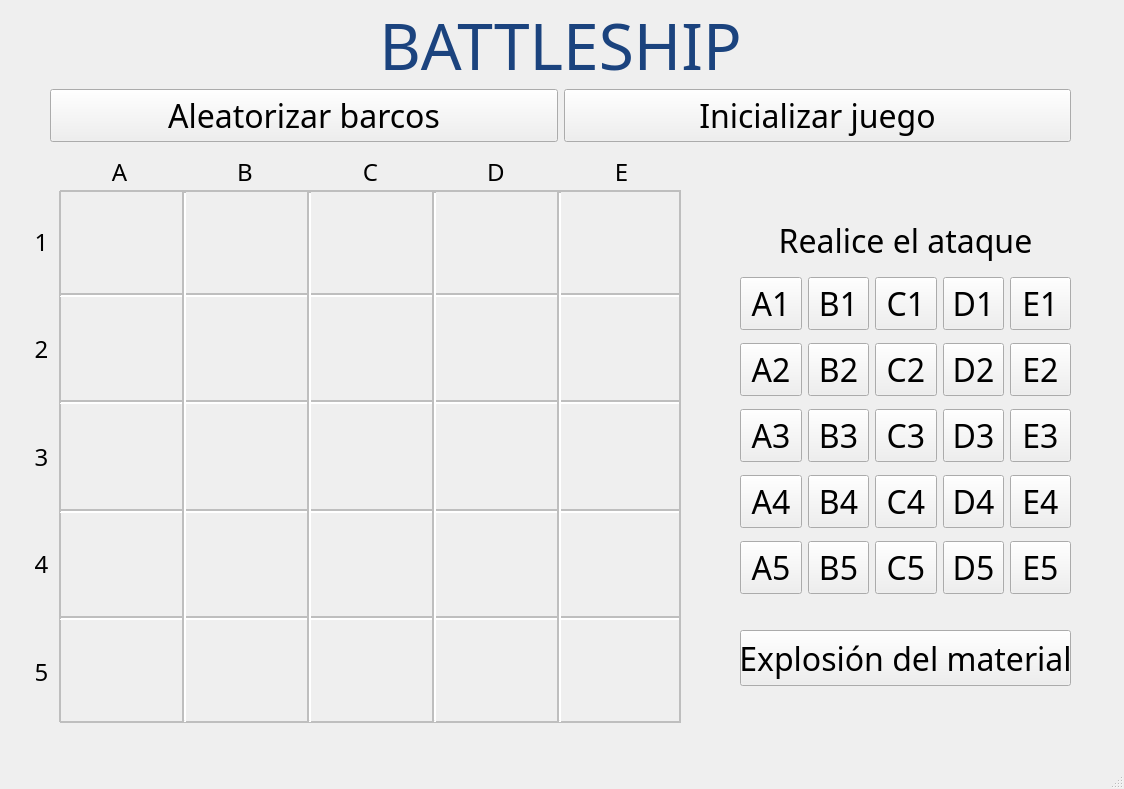
<?xml version="1.0" encoding="UTF-8"?>
<ui version="4.0">
 <class>battleship</class>
 <widget class="QMainWindow" name="battleship">
  <property name="geometry">
   <rect>
    <x>0</x>
    <y>0</y>
    <width>1124</width>
    <height>789</height>
   </rect>
  </property>
  <property name="windowTitle">
   <string>MainWindow</string>
  </property>
  <widget class="QWidget" name="centralwidget">
   <widget class="QWidget" name="gridLayoutWidget_3">
    <property name="geometry">
     <rect>
      <x>60</x>
      <y>151</y>
      <width>621</width>
      <height>41</height>
     </rect>
    </property>
    <layout class="QGridLayout" name="tabla_h">
     <item row="0" column="1">
      <widget class="QLabel" name="label_27">
       <property name="enabled">
        <bool>true</bool>
       </property>
       <property name="font">
        <font>
         <family>Gloucester MT Extra Condensed</family>
         <pointsize>18</pointsize>
         <weight>50</weight>
         <bold>false</bold>
        </font>
       </property>
       <property name="autoFillBackground">
        <bool>true</bool>
       </property>
       <property name="text">
        <string>B</string>
       </property>
       <property name="scaledContents">
        <bool>true</bool>
       </property>
       <property name="alignment">
        <set>Qt::AlignCenter</set>
       </property>
      </widget>
     </item>
     <item row="0" column="2">
      <widget class="QLabel" name="label_28">
       <property name="font">
        <font>
         <family>Gloucester MT Extra Condensed</family>
         <pointsize>18</pointsize>
        </font>
       </property>
       <property name="autoFillBackground">
        <bool>true</bool>
       </property>
       <property name="text">
        <string>C</string>
       </property>
       <property name="scaledContents">
        <bool>true</bool>
       </property>
       <property name="alignment">
        <set>Qt::AlignCenter</set>
       </property>
      </widget>
     </item>
     <item row="0" column="3">
      <widget class="QLabel" name="label_29">
       <property name="font">
        <font>
         <family>Gloucester MT Extra Condensed</family>
         <pointsize>18</pointsize>
        </font>
       </property>
       <property name="autoFillBackground">
        <bool>true</bool>
       </property>
       <property name="text">
        <string>D</string>
       </property>
       <property name="alignment">
        <set>Qt::AlignCenter</set>
       </property>
      </widget>
     </item>
     <item row="0" column="4">
      <widget class="QLabel" name="label_30">
       <property name="font">
        <font>
         <family>Gloucester MT Extra Condensed</family>
         <pointsize>18</pointsize>
        </font>
       </property>
       <property name="autoFillBackground">
        <bool>true</bool>
       </property>
       <property name="text">
        <string>E</string>
       </property>
       <property name="alignment">
        <set>Qt::AlignCenter</set>
       </property>
      </widget>
     </item>
     <item row="0" column="0">
      <widget class="QLabel" name="label_5">
       <property name="font">
        <font>
         <family>Gloucester MT Extra Condensed</family>
         <pointsize>18</pointsize>
        </font>
       </property>
       <property name="autoFillBackground">
        <bool>true</bool>
       </property>
       <property name="text">
        <string>A</string>
       </property>
       <property name="scaledContents">
        <bool>true</bool>
       </property>
       <property name="alignment">
        <set>Qt::AlignCenter</set>
       </property>
      </widget>
     </item>
    </layout>
   </widget>
   <widget class="QWidget" name="gridLayoutWidget_4">
    <property name="geometry">
     <rect>
      <x>26</x>
      <y>191</y>
      <width>31</width>
      <height>531</height>
     </rect>
    </property>
    <layout class="QGridLayout" name="tabla_v">
     <item row="4" column="0">
      <widget class="QLabel" name="label_35">
       <property name="font">
        <font>
         <family>Gloucester MT Extra Condensed</family>
         <pointsize>18</pointsize>
        </font>
       </property>
       <property name="autoFillBackground">
        <bool>true</bool>
       </property>
       <property name="text">
        <string>5</string>
       </property>
       <property name="alignment">
        <set>Qt::AlignCenter</set>
       </property>
      </widget>
     </item>
     <item row="3" column="0">
      <widget class="QLabel" name="label_34">
       <property name="font">
        <font>
         <family>Gloucester MT Extra Condensed</family>
         <pointsize>18</pointsize>
        </font>
       </property>
       <property name="autoFillBackground">
        <bool>true</bool>
       </property>
       <property name="text">
        <string>4</string>
       </property>
       <property name="alignment">
        <set>Qt::AlignCenter</set>
       </property>
      </widget>
     </item>
     <item row="0" column="0">
      <widget class="QLabel" name="label_33">
       <property name="font">
        <font>
         <family>Gloucester MT Extra Condensed</family>
         <pointsize>18</pointsize>
        </font>
       </property>
       <property name="autoFillBackground">
        <bool>true</bool>
       </property>
       <property name="text">
        <string>1</string>
       </property>
       <property name="alignment">
        <set>Qt::AlignCenter</set>
       </property>
      </widget>
     </item>
     <item row="2" column="0">
      <widget class="QLabel" name="label_32">
       <property name="font">
        <font>
         <family>Gloucester MT Extra Condensed</family>
         <pointsize>18</pointsize>
        </font>
       </property>
       <property name="autoFillBackground">
        <bool>true</bool>
       </property>
       <property name="text">
        <string>3</string>
       </property>
       <property name="alignment">
        <set>Qt::AlignCenter</set>
       </property>
      </widget>
     </item>
     <item row="1" column="0">
      <widget class="QLabel" name="label_31">
       <property name="font">
        <font>
         <family>Gloucester MT Extra Condensed</family>
         <pointsize>18</pointsize>
        </font>
       </property>
       <property name="autoFillBackground">
        <bool>true</bool>
       </property>
       <property name="text">
        <string>2</string>
       </property>
       <property name="alignment">
        <set>Qt::AlignCenter</set>
       </property>
      </widget>
     </item>
    </layout>
   </widget>
   <widget class="QLabel" name="titulo">
    <property name="geometry">
     <rect>
      <x>0</x>
      <y>-20</y>
      <width>1121</width>
      <height>131</height>
     </rect>
    </property>
    <property name="font">
     <font>
      <family>Impact</family>
      <pointsize>48</pointsize>
     </font>
    </property>
    <property name="contextMenuPolicy">
     <enum>Qt::DefaultContextMenu</enum>
    </property>
    <property name="autoFillBackground">
     <bool>false</bool>
    </property>
    <property name="styleSheet">
     <string notr="true"/>
    </property>
    <property name="text">
     <string>&lt;html&gt;&lt;head/&gt;&lt;body&gt;&lt;p&gt;&lt;span style=&quot; color:#1b437e;&quot;&gt;BATTLESHIP&lt;/span&gt;&lt;/p&gt;&lt;/body&gt;&lt;/html&gt;</string>
    </property>
    <property name="textFormat">
     <enum>Qt::RichText</enum>
    </property>
    <property name="alignment">
     <set>Qt::AlignCenter</set>
    </property>
    <property name="openExternalLinks">
     <bool>false</bool>
    </property>
    <property name="textInteractionFlags">
     <set>Qt::NoTextInteraction</set>
    </property>
   </widget>
   <widget class="QWidget" name="gridLayoutWidget_5">
    <property name="geometry">
     <rect>
      <x>50</x>
      <y>70</y>
      <width>1021</width>
      <height>91</height>
     </rect>
    </property>
    <layout class="QGridLayout" name="control">
     <item row="0" column="0">
      <widget class="QPushButton" name="aleatorizar_barcos">
       <property name="enabled">
        <bool>true</bool>
       </property>
       <property name="font">
        <font>
         <family>Gloucester MT Extra Condensed</family>
         <pointsize>24</pointsize>
        </font>
       </property>
       <property name="autoFillBackground">
        <bool>true</bool>
       </property>
       <property name="text">
        <string>Aleatorizar barcos</string>
       </property>
       <property name="checkable">
        <bool>false</bool>
       </property>
       <property name="autoRepeat">
        <bool>false</bool>
       </property>
       <property name="default">
        <bool>false</bool>
       </property>
       <property name="flat">
        <bool>false</bool>
       </property>
      </widget>
     </item>
     <item row="0" column="2">
      <widget class="QPushButton" name="inicial_juego">
       <property name="font">
        <font>
         <family>Gloucester MT Extra Condensed</family>
         <pointsize>24</pointsize>
        </font>
       </property>
       <property name="autoFillBackground">
        <bool>true</bool>
       </property>
       <property name="text">
        <string>Inicializar juego</string>
       </property>
       <property name="autoDefault">
        <bool>false</bool>
       </property>
       <property name="default">
        <bool>false</bool>
       </property>
       <property name="flat">
        <bool>false</bool>
       </property>
      </widget>
     </item>
    </layout>
   </widget>
   <widget class="QLabel" name="titulo_2">
    <property name="geometry">
     <rect>
      <x>730</x>
      <y>220</y>
      <width>351</width>
      <height>41</height>
     </rect>
    </property>
    <property name="font">
     <font>
      <family>Gloucester MT Extra Condensed</family>
      <pointsize>24</pointsize>
      <weight>50</weight>
      <bold>false</bold>
     </font>
    </property>
    <property name="text">
     <string>Realice el ataque</string>
    </property>
    <property name="alignment">
     <set>Qt::AlignCenter</set>
    </property>
   </widget>
   <widget class="Line" name="line">
    <property name="enabled">
     <bool>false</bool>
    </property>
    <property name="geometry">
     <rect>
      <x>60</x>
      <y>181</y>
      <width>621</width>
      <height>20</height>
     </rect>
    </property>
    <property name="font">
     <font>
      <pointsize>10</pointsize>
      <weight>50</weight>
      <bold>false</bold>
     </font>
    </property>
    <property name="frameShadow">
     <enum>QFrame::Plain</enum>
    </property>
    <property name="lineWidth">
     <number>2</number>
    </property>
    <property name="orientation">
     <enum>Qt::Horizontal</enum>
    </property>
   </widget>
   <widget class="Line" name="line_2">
    <property name="enabled">
     <bool>false</bool>
    </property>
    <property name="geometry">
     <rect>
      <x>50</x>
      <y>191</y>
      <width>20</width>
      <height>531</height>
     </rect>
    </property>
    <property name="frameShadow">
     <enum>QFrame::Plain</enum>
    </property>
    <property name="lineWidth">
     <number>2</number>
    </property>
    <property name="orientation">
     <enum>Qt::Vertical</enum>
    </property>
   </widget>
   <widget class="Line" name="line_3">
    <property name="enabled">
     <bool>false</bool>
    </property>
    <property name="geometry">
     <rect>
      <x>60</x>
      <y>280</y>
      <width>621</width>
      <height>31</height>
     </rect>
    </property>
    <property name="font">
     <font>
      <pointsize>10</pointsize>
      <weight>50</weight>
      <bold>false</bold>
     </font>
    </property>
    <property name="lineWidth">
     <number>2</number>
    </property>
    <property name="orientation">
     <enum>Qt::Horizontal</enum>
    </property>
   </widget>
   <widget class="Line" name="line_4">
    <property name="enabled">
     <bool>false</bool>
    </property>
    <property name="geometry">
     <rect>
      <x>60</x>
      <y>392</y>
      <width>621</width>
      <height>20</height>
     </rect>
    </property>
    <property name="lineWidth">
     <number>2</number>
    </property>
    <property name="orientation">
     <enum>Qt::Horizontal</enum>
    </property>
   </widget>
   <widget class="Line" name="line_5">
    <property name="enabled">
     <bool>false</bool>
    </property>
    <property name="geometry">
     <rect>
      <x>60</x>
      <y>501</y>
      <width>621</width>
      <height>20</height>
     </rect>
    </property>
    <property name="lineWidth">
     <number>2</number>
    </property>
    <property name="orientation">
     <enum>Qt::Horizontal</enum>
    </property>
   </widget>
   <widget class="Line" name="line_6">
    <property name="enabled">
     <bool>false</bool>
    </property>
    <property name="geometry">
     <rect>
      <x>60</x>
      <y>610</y>
      <width>621</width>
      <height>16</height>
     </rect>
    </property>
    <property name="lineWidth">
     <number>2</number>
    </property>
    <property name="orientation">
     <enum>Qt::Horizontal</enum>
    </property>
   </widget>
   <widget class="Line" name="line_7">
    <property name="enabled">
     <bool>false</bool>
    </property>
    <property name="geometry">
     <rect>
      <x>60</x>
      <y>712</y>
      <width>621</width>
      <height>20</height>
     </rect>
    </property>
    <property name="frameShadow">
     <enum>QFrame::Plain</enum>
    </property>
    <property name="lineWidth">
     <number>2</number>
    </property>
    <property name="orientation">
     <enum>Qt::Horizontal</enum>
    </property>
   </widget>
   <widget class="Line" name="line_8">
    <property name="enabled">
     <bool>false</bool>
    </property>
    <property name="geometry">
     <rect>
      <x>665</x>
      <y>191</y>
      <width>31</width>
      <height>531</height>
     </rect>
    </property>
    <property name="frameShadow">
     <enum>QFrame::Plain</enum>
    </property>
    <property name="lineWidth">
     <number>2</number>
    </property>
    <property name="orientation">
     <enum>Qt::Vertical</enum>
    </property>
   </widget>
   <widget class="Line" name="line_9">
    <property name="enabled">
     <bool>false</bool>
    </property>
    <property name="geometry">
     <rect>
      <x>539</x>
      <y>191</y>
      <width>41</width>
      <height>531</height>
     </rect>
    </property>
    <property name="lineWidth">
     <number>2</number>
    </property>
    <property name="orientation">
     <enum>Qt::Vertical</enum>
    </property>
   </widget>
   <widget class="Line" name="line_10">
    <property name="enabled">
     <bool>false</bool>
    </property>
    <property name="geometry">
     <rect>
      <x>169</x>
      <y>191</y>
      <width>31</width>
      <height>531</height>
     </rect>
    </property>
    <property name="lineWidth">
     <number>2</number>
    </property>
    <property name="orientation">
     <enum>Qt::Vertical</enum>
    </property>
   </widget>
   <widget class="Line" name="line_11">
    <property name="enabled">
     <bool>false</bool>
    </property>
    <property name="geometry">
     <rect>
      <x>289</x>
      <y>191</y>
      <width>41</width>
      <height>531</height>
     </rect>
    </property>
    <property name="lineWidth">
     <number>2</number>
    </property>
    <property name="orientation">
     <enum>Qt::Vertical</enum>
    </property>
   </widget>
   <widget class="Line" name="line_12">
    <property name="enabled">
     <bool>false</bool>
    </property>
    <property name="geometry">
     <rect>
      <x>419</x>
      <y>191</y>
      <width>31</width>
      <height>531</height>
     </rect>
    </property>
    <property name="lineWidth">
     <number>2</number>
    </property>
    <property name="orientation">
     <enum>Qt::Vertical</enum>
    </property>
   </widget>
   <widget class="QWidget" name="gridLayoutWidget">
    <property name="geometry">
     <rect>
      <x>60</x>
      <y>192</y>
      <width>621</width>
      <height>531</height>
     </rect>
    </property>
    <layout class="QGridLayout" name="grilla_barcos">
     <item row="1" column="9">
      <widget class="QLabel" name="label_11">
       <property name="text">
        <string/>
       </property>
       <property name="alignment">
        <set>Qt::AlignCenter</set>
       </property>
      </widget>
     </item>
     <item row="2" column="5">
      <widget class="QLabel" name="label_12">
       <property name="text">
        <string/>
       </property>
       <property name="alignment">
        <set>Qt::AlignCenter</set>
       </property>
      </widget>
     </item>
     <item row="2" column="7">
      <widget class="QLabel" name="label_14">
       <property name="text">
        <string/>
       </property>
       <property name="alignment">
        <set>Qt::AlignCenter</set>
       </property>
      </widget>
     </item>
     <item row="3" column="6">
      <widget class="QLabel" name="label_18">
       <property name="text">
        <string/>
       </property>
       <property name="alignment">
        <set>Qt::AlignCenter</set>
       </property>
      </widget>
     </item>
     <item row="2" column="9">
      <widget class="QLabel" name="label_16">
       <property name="text">
        <string/>
       </property>
       <property name="alignment">
        <set>Qt::AlignCenter</set>
       </property>
      </widget>
     </item>
     <item row="3" column="7">
      <widget class="QLabel" name="label_19">
       <property name="text">
        <string/>
       </property>
       <property name="alignment">
        <set>Qt::AlignCenter</set>
       </property>
      </widget>
     </item>
     <item row="2" column="8">
      <widget class="QLabel" name="label_15">
       <property name="text">
        <string/>
       </property>
       <property name="alignment">
        <set>Qt::AlignCenter</set>
       </property>
      </widget>
     </item>
     <item row="3" column="5">
      <widget class="QLabel" name="label_17">
       <property name="text">
        <string/>
       </property>
       <property name="alignment">
        <set>Qt::AlignCenter</set>
       </property>
      </widget>
     </item>
     <item row="3" column="8">
      <widget class="QLabel" name="label_20">
       <property name="text">
        <string/>
       </property>
       <property name="alignment">
        <set>Qt::AlignCenter</set>
       </property>
      </widget>
     </item>
     <item row="3" column="9">
      <widget class="QLabel" name="label_21">
       <property name="text">
        <string/>
       </property>
       <property name="alignment">
        <set>Qt::AlignCenter</set>
       </property>
      </widget>
     </item>
     <item row="1" column="8">
      <widget class="QLabel" name="label_10">
       <property name="text">
        <string/>
       </property>
       <property name="alignment">
        <set>Qt::AlignCenter</set>
       </property>
      </widget>
     </item>
     <item row="0" column="9">
      <widget class="QLabel" name="label_6">
       <property name="text">
        <string/>
       </property>
       <property name="alignment">
        <set>Qt::AlignCenter</set>
       </property>
      </widget>
     </item>
     <item row="0" column="7">
      <widget class="QLabel" name="label_3">
       <property name="text">
        <string/>
       </property>
       <property name="alignment">
        <set>Qt::AlignCenter</set>
       </property>
      </widget>
     </item>
     <item row="0" column="8">
      <widget class="QLabel" name="label_4">
       <property name="text">
        <string/>
       </property>
       <property name="alignment">
        <set>Qt::AlignCenter</set>
       </property>
      </widget>
     </item>
     <item row="0" column="6">
      <widget class="QLabel" name="label_2">
       <property name="text">
        <string/>
       </property>
       <property name="alignment">
        <set>Qt::AlignCenter</set>
       </property>
      </widget>
     </item>
     <item row="1" column="5">
      <widget class="QLabel" name="label_7">
       <property name="text">
        <string/>
       </property>
       <property name="alignment">
        <set>Qt::AlignCenter</set>
       </property>
      </widget>
     </item>
     <item row="1" column="6">
      <widget class="QLabel" name="label_8">
       <property name="text">
        <string/>
       </property>
       <property name="alignment">
        <set>Qt::AlignCenter</set>
       </property>
      </widget>
     </item>
     <item row="1" column="7">
      <widget class="QLabel" name="label_9">
       <property name="text">
        <string/>
       </property>
       <property name="alignment">
        <set>Qt::AlignCenter</set>
       </property>
      </widget>
     </item>
     <item row="0" column="5">
      <widget class="QLabel" name="label">
       <property name="frameShape">
        <enum>QFrame::NoFrame</enum>
       </property>
       <property name="text">
        <string notr="true"/>
       </property>
       <property name="alignment">
        <set>Qt::AlignCenter</set>
       </property>
      </widget>
     </item>
     <item row="4" column="5">
      <widget class="QLabel" name="label_22">
       <property name="text">
        <string/>
       </property>
       <property name="alignment">
        <set>Qt::AlignCenter</set>
       </property>
      </widget>
     </item>
     <item row="4" column="6">
      <widget class="QLabel" name="label_23">
       <property name="text">
        <string/>
       </property>
       <property name="alignment">
        <set>Qt::AlignCenter</set>
       </property>
      </widget>
     </item>
     <item row="4" column="7">
      <widget class="QLabel" name="label_24">
       <property name="text">
        <string/>
       </property>
       <property name="alignment">
        <set>Qt::AlignCenter</set>
       </property>
      </widget>
     </item>
     <item row="4" column="8">
      <widget class="QLabel" name="label_25">
       <property name="text">
        <string/>
       </property>
       <property name="alignment">
        <set>Qt::AlignCenter</set>
       </property>
      </widget>
     </item>
     <item row="4" column="9">
      <widget class="QLabel" name="label_26">
       <property name="text">
        <string/>
       </property>
       <property name="alignment">
        <set>Qt::AlignCenter</set>
       </property>
      </widget>
     </item>
     <item row="2" column="6">
      <widget class="QLabel" name="label_13">
       <property name="text">
        <string/>
       </property>
       <property name="alignment">
        <set>Qt::AlignCenter</set>
       </property>
      </widget>
     </item>
    </layout>
   </widget>
   <widget class="QPushButton" name="explosion">
    <property name="geometry">
     <rect>
      <x>740</x>
      <y>630</y>
      <width>331</width>
      <height>56</height>
     </rect>
    </property>
    <property name="font">
     <font>
      <family>Gloucester MT Extra Condensed</family>
      <pointsize>24</pointsize>
     </font>
    </property>
    <property name="autoFillBackground">
     <bool>true</bool>
    </property>
    <property name="text">
     <string>Explosión del material</string>
    </property>
    <property name="autoDefault">
     <bool>false</bool>
    </property>
    <property name="default">
     <bool>false</bool>
    </property>
    <property name="flat">
     <bool>false</bool>
    </property>
   </widget>
   <widget class="QWidget" name="gridLayoutWidget_2">
    <property name="geometry">
     <rect>
      <x>740</x>
      <y>270</y>
      <width>331</width>
      <height>331</height>
     </rect>
    </property>
    <layout class="QGridLayout" name="grilla_de_ataque">
     <item row="2" column="1">
      <widget class="QPushButton" name="push12">
       <property name="font">
        <font>
         <family>Gloucester MT Extra Condensed</family>
         <pointsize>24</pointsize>
        </font>
       </property>
       <property name="text">
        <string>B3</string>
       </property>
      </widget>
     </item>
     <item row="0" column="0">
      <widget class="QPushButton" name="push1">
       <property name="font">
        <font>
         <family>Gloucester MT Extra Condensed</family>
         <pointsize>24</pointsize>
        </font>
       </property>
       <property name="text">
        <string>A1</string>
       </property>
      </widget>
     </item>
     <item row="0" column="2">
      <widget class="QPushButton" name="push3">
       <property name="font">
        <font>
         <family>Gloucester MT Extra Condensed</family>
         <pointsize>24</pointsize>
        </font>
       </property>
       <property name="text">
        <string>C1</string>
       </property>
      </widget>
     </item>
     <item row="0" column="1">
      <widget class="QPushButton" name="push2">
       <property name="font">
        <font>
         <family>Gloucester MT Extra Condensed</family>
         <pointsize>24</pointsize>
        </font>
       </property>
       <property name="text">
        <string>B1</string>
       </property>
      </widget>
     </item>
     <item row="0" column="4">
      <widget class="QPushButton" name="push5">
       <property name="font">
        <font>
         <family>Gloucester MT Extra Condensed</family>
         <pointsize>24</pointsize>
        </font>
       </property>
       <property name="text">
        <string>E1</string>
       </property>
      </widget>
     </item>
     <item row="0" column="3">
      <widget class="QPushButton" name="push4">
       <property name="font">
        <font>
         <family>Gloucester MT Extra Condensed</family>
         <pointsize>24</pointsize>
        </font>
       </property>
       <property name="text">
        <string>D1</string>
       </property>
      </widget>
     </item>
     <item row="1" column="1">
      <widget class="QPushButton" name="push7">
       <property name="font">
        <font>
         <family>Gloucester MT Extra Condensed</family>
         <pointsize>24</pointsize>
        </font>
       </property>
       <property name="text">
        <string>B2</string>
       </property>
      </widget>
     </item>
     <item row="1" column="0">
      <widget class="QPushButton" name="push6">
       <property name="font">
        <font>
         <family>Gloucester MT Extra Condensed</family>
         <pointsize>24</pointsize>
        </font>
       </property>
       <property name="text">
        <string>A2</string>
       </property>
      </widget>
     </item>
     <item row="1" column="2">
      <widget class="QPushButton" name="push8">
       <property name="font">
        <font>
         <family>Gloucester MT Extra Condensed</family>
         <pointsize>24</pointsize>
        </font>
       </property>
       <property name="text">
        <string>C2</string>
       </property>
      </widget>
     </item>
     <item row="2" column="0">
      <widget class="QPushButton" name="push11">
       <property name="font">
        <font>
         <family>Gloucester MT Extra Condensed</family>
         <pointsize>24</pointsize>
        </font>
       </property>
       <property name="text">
        <string>A3</string>
       </property>
      </widget>
     </item>
     <item row="1" column="3">
      <widget class="QPushButton" name="push9">
       <property name="font">
        <font>
         <family>Gloucester MT Extra Condensed</family>
         <pointsize>24</pointsize>
        </font>
       </property>
       <property name="text">
        <string>D2</string>
       </property>
      </widget>
     </item>
     <item row="2" column="2">
      <widget class="QPushButton" name="push13">
       <property name="font">
        <font>
         <family>Gloucester MT Extra Condensed</family>
         <pointsize>24</pointsize>
        </font>
       </property>
       <property name="text">
        <string>C3</string>
       </property>
      </widget>
     </item>
     <item row="2" column="3">
      <widget class="QPushButton" name="push14">
       <property name="font">
        <font>
         <family>Gloucester MT Extra Condensed</family>
         <pointsize>24</pointsize>
        </font>
       </property>
       <property name="text">
        <string>D3</string>
       </property>
      </widget>
     </item>
     <item row="1" column="4">
      <widget class="QPushButton" name="push10">
       <property name="font">
        <font>
         <family>Gloucester MT Extra Condensed</family>
         <pointsize>24</pointsize>
        </font>
       </property>
       <property name="text">
        <string>E2</string>
       </property>
      </widget>
     </item>
     <item row="3" column="0">
      <widget class="QPushButton" name="push16">
       <property name="font">
        <font>
         <family>Gloucester MT Extra Condensed</family>
         <pointsize>24</pointsize>
        </font>
       </property>
       <property name="text">
        <string>A4</string>
       </property>
      </widget>
     </item>
     <item row="3" column="3">
      <widget class="QPushButton" name="push19">
       <property name="font">
        <font>
         <family>Gloucester MT Extra Condensed</family>
         <pointsize>24</pointsize>
        </font>
       </property>
       <property name="text">
        <string>D4</string>
       </property>
      </widget>
     </item>
     <item row="3" column="2">
      <widget class="QPushButton" name="push18">
       <property name="font">
        <font>
         <family>Gloucester MT Extra Condensed</family>
         <pointsize>24</pointsize>
        </font>
       </property>
       <property name="text">
        <string>C4</string>
       </property>
      </widget>
     </item>
     <item row="2" column="4">
      <widget class="QPushButton" name="push15">
       <property name="font">
        <font>
         <family>Gloucester MT Extra Condensed</family>
         <pointsize>24</pointsize>
        </font>
       </property>
       <property name="text">
        <string>E3</string>
       </property>
      </widget>
     </item>
     <item row="3" column="1">
      <widget class="QPushButton" name="push17">
       <property name="font">
        <font>
         <family>Gloucester MT Extra Condensed</family>
         <pointsize>24</pointsize>
        </font>
       </property>
       <property name="text">
        <string>B4</string>
       </property>
      </widget>
     </item>
     <item row="3" column="4">
      <widget class="QPushButton" name="push20">
       <property name="font">
        <font>
         <family>Gloucester MT Extra Condensed</family>
         <pointsize>24</pointsize>
        </font>
       </property>
       <property name="text">
        <string>E4</string>
       </property>
      </widget>
     </item>
     <item row="4" column="0">
      <widget class="QPushButton" name="push21">
       <property name="font">
        <font>
         <family>Gloucester MT Extra Condensed</family>
         <pointsize>24</pointsize>
        </font>
       </property>
       <property name="text">
        <string>A5</string>
       </property>
      </widget>
     </item>
     <item row="4" column="1">
      <widget class="QPushButton" name="push22">
       <property name="font">
        <font>
         <family>Gloucester MT Extra Condensed</family>
         <pointsize>24</pointsize>
        </font>
       </property>
       <property name="text">
        <string>B5</string>
       </property>
      </widget>
     </item>
     <item row="4" column="2">
      <widget class="QPushButton" name="push23">
       <property name="font">
        <font>
         <family>Gloucester MT Extra Condensed</family>
         <pointsize>24</pointsize>
        </font>
       </property>
       <property name="text">
        <string>C5</string>
       </property>
      </widget>
     </item>
     <item row="4" column="3">
      <widget class="QPushButton" name="push24">
       <property name="font">
        <font>
         <family>Gloucester MT Extra Condensed</family>
         <pointsize>24</pointsize>
        </font>
       </property>
       <property name="text">
        <string>D5</string>
       </property>
      </widget>
     </item>
     <item row="4" column="4">
      <widget class="QPushButton" name="push25">
       <property name="font">
        <font>
         <family>Gloucester MT Extra Condensed</family>
         <pointsize>24</pointsize>
        </font>
       </property>
       <property name="text">
        <string>E5</string>
       </property>
      </widget>
     </item>
    </layout>
   </widget>
  </widget>
  <widget class="QMenuBar" name="menubar">
   <property name="geometry">
    <rect>
     <x>0</x>
     <y>0</y>
     <width>1124</width>
     <height>26</height>
    </rect>
   </property>
  </widget>
  <widget class="QStatusBar" name="statusbar"/>
 </widget>
 <resources/>
 <connections/>
 <designerdata>
  <property name="gridDeltaX">
   <number>10</number>
  </property>
  <property name="gridDeltaY">
   <number>10</number>
  </property>
  <property name="gridSnapX">
   <bool>true</bool>
  </property>
  <property name="gridSnapY">
   <bool>true</bool>
  </property>
  <property name="gridVisible">
   <bool>true</bool>
  </property>
 </designerdata>
</ui>
